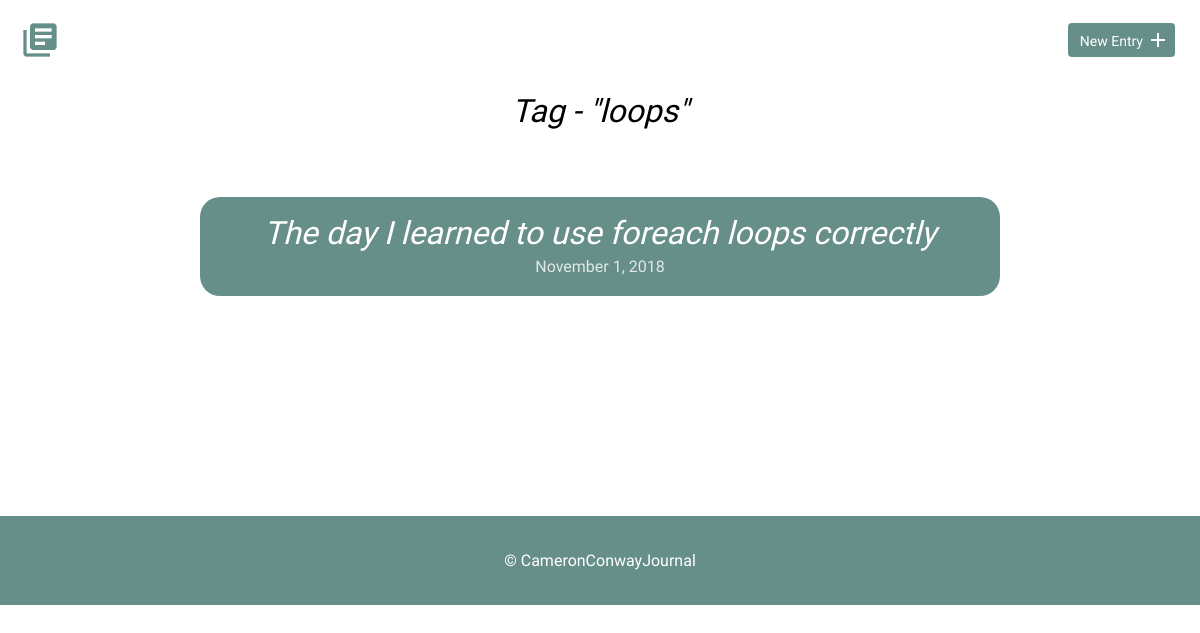
The page /tags.php?tag=loops on the database its author committed.
### tables this page shows
CREATE TABLE "entries_tags" (
	"entry_id"	INTEGER NOT NULL,
	"tag_id"	INTEGER NOT NULL
);

CREATE TABLE "entries" (
	"entry_id"	INTEGER,
	"title"	TEXT,
	"date"	TEXT,
	"time_spent"	INTEGER,
	"learned"	BLOB,
	"resources"	BLOB,
	PRIMARY KEY("entry_id")
);

### inc/functions.php (called while the page is built, shortened)
<?php
function get_entries_by_tag_name($tag_name) {
    include "connection.php";
    $sql = '
        SELECT * FROM entries
        INNER JOIN entries_tags ON entries.entry_id = entries_tags.entry_id
        INNER JOIN tags ON entries_tags.tag_id = tags.tag_id
        WHERE tags.tag_name = ?
        ORDER BY date DESC
    ';
    try {
        $results = $db->prepare($sql);
        $results->bindValue(1, $tag_name, PDO::PARAM_STR);
        $results->execute();
    } catch (Exception $e) {
        return false;
    }
    $joinResults = $results->fetchAll();
    return $joinResults;
}

### tags.php (the view, shortened to what this page needs)
<?php
    include "inc/functions.php";
    if(isset($_GET['tag'])) {
        $tag = trim(filter_input(INPUT_GET, 'tag', FILTER_SANITIZE_STRING));
        if(get_entries_by_tag_name($tag)) {
            $allEntries = get_entries_by_tag_name($tag);
            $filteredEntries = array();
            $entriesTitles = array();
            foreach($allEntries as $entry) {
                if(!in_array($entry['title'], $entriesTitles)) {
                    array_push($entriesTitles, $entry['title']);
                    array_push($filteredEntries, $entry);
                }
            }
            $entries = $filteredEntries;
        } else {
            $error_message = 'No entries found';
        }
    }
    include "inc/header.php";?>
        <section>
            <div class="container">
                <?php
                    if(isset($error_message)) {
                        echo "<div class='tag-error-message'>";
                        echo "<p>$error_message</p>";
                        echo "</div>";
                    } else {
                        echo "<div class='tag-title'>";
                        echo  "<h2>Tag - \"" . $tag . "\"</h2>";
                        echo "</div>";
                    }
                ?>
                <div class="entry-list">
                    <?php
                        foreach($entries as $entry) {
                            echo "<div class='tag-entries'>";
                             $formattedDate = date('F j, Y', strtotime($entry['date']));
                             echo "<article>";
                             echo "<h2><a class='tag-title' href='detail.php?id=" . $entry['entry_id'] . "'>" . $entry['title'] . "</a></h2>";
                             if(!empty($entry['date'])) {
                                 echo "<time class='tag-time' datetime='" . $entry['date'] . "'>" . $formattedDate . "</time>";
                             }
                            echo "</div>";
                        }
                    ?>
                </div>
            </div>
        </section>
    <?php include "inc/footer.php"; ?>

### css/site.css (style rules this page uses)
body { font-size: 16px; color: #404a49; font-family: 'Cousine', serif; font-weight: 400; }
.container { margin: 0 auto; padding: 0 25px; }
h1, h2, h3 { margin: 0; font-weight: 400; line-height: 1em; color: #000; }
h2 { font-size: 32px; }
h2 a { text-decoration: none; color: #000; }
.entry-list, .edit-entry, .new-entry { max-width: 800px; margin: 0 auto; padding: 70px 0 150px 0; }
.entry-list article { margin-bottom: 70px; text-align: center; }
.entry-list article:last-child { margin-bottom: 0; }
.entry-list article h2 { margin-bottom: 8px; }
.tag-title { text-align: center; }
.tag-entries { margin-bottom: 70px; }
.tag-entries article { background-color: #678f89; padding: 20px; border-radius: 20px; }
.tag-title { color: white; font-style: italic; }
.tag-time { color: white; opacity: 0.8; }

### rows shown on the page
entries_tags: entry.title "The day I learned to use foreach loops correctly", entry.date "November 1, 2018"

### other values the page prints
$tag "loops"
